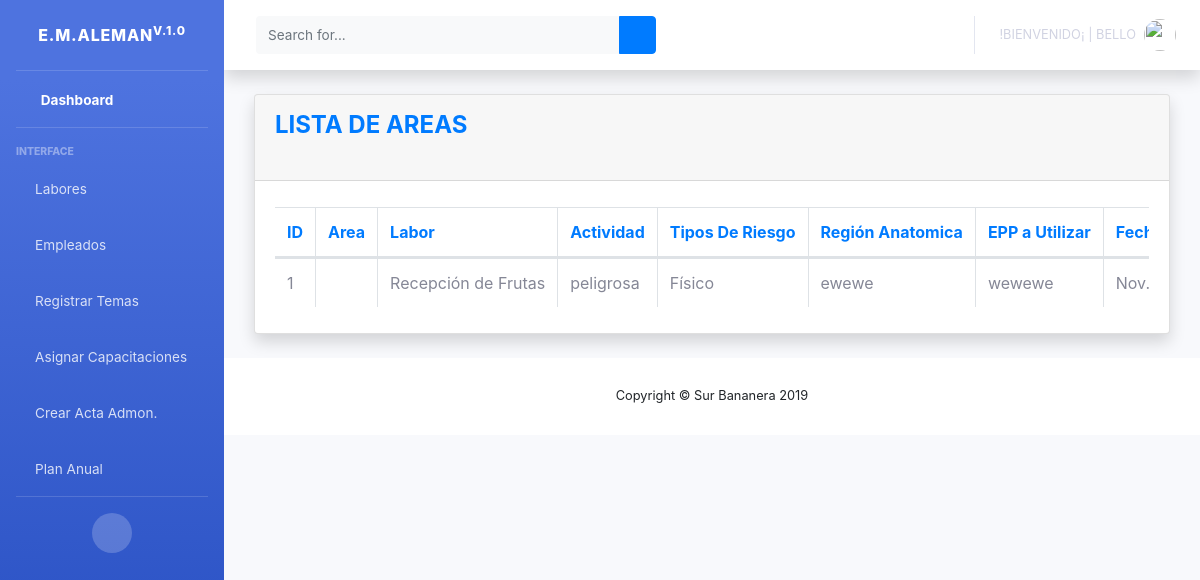
Page /bananera/listaAreas (signed in) on the committed database.
### surBananas/models.py (models this page shows, shortened)
class areas(models.Model):
    choice_riesgo ={('', 'Tipos de riesgo'),('Físico','Físico'),('Quimico','Quimico'), ('Físico y Quimico','Físico y Quimico')}
    puesto = models.CharField(max_length=100, blank=True, null=True)
    actividad = models.CharField(max_length=500, blank=True, null=True)
    tiposRiesgo = models.CharField(choices=choice_riesgo, default='', max_length=20, blank=True, null=True)
    regionAnatomica = models.CharField(max_length=200,blank=True, null=True)
    eppUtilizar = models.CharField(max_length=200,blank=True, null=True)
    status = models.BooleanField('Estado', default=True)
    created_at = models.DateTimeField(auto_now_add=True, blank=True, null=True)

### surBananas/views.py (the view)
# urls.py: path('listaAreas', login_required(views.ListaArea.as_view()), name = 'listaAreas'),
class ListaArea(ListView):
    model = areas
    template_name = 'areas.html'
    context_object_name = 'areas'
    queryset = areas.objects.filter(status=True)

### surBananas/templates/areas.html (shortened to what this page needs)
{% extends 'indexAdmin.html' %}
{% block contenido %}
    <div class="container-fluid">
        <div class="card shadow mb-4">
            <div class="card-header py-3">
                <h4 class="m-0 font-weight-bold text-primary">LISTA DE AREAS</h4><br>
            </div>
            <div class="card-body">
                <div class="table-responsive">
                    {% if areas %}
                        <table id="dataTable" class="table table-striped table-bordered nowrap dataTable table-hover" style="width:100%">
                            <thead class=" text-primary" >
                            <th>ID</th>
                            <th>Area</th>
                            <th>Labor</th>
                            <th>Actividad</th>
                            <th>Tipos De Riesgo</th>
                            <th>Región Anatomica</th>
                            <th>EPP a Utilizar</th>
                            <th>Fecha de Registro</th>
                            </thead>
                            <tbody id="demo-info">
                            {% for c in areas %}
                                <tr>
                                    <td> {{ c.id }} </td>
                                    <td> {{ c.fase}} </td>
                                    <td> {{ c.puesto}} </td>
                                    <td> {{ c.actividad }} </td>
                                    <td> {{ c.tiposRiesgo }} </td>
                                    <td> {{ c.regionAnatomica }} </td>
                                    <td> {{ c.eppUtilizar }} </td>
                                    <td> {{ c.created_at }} </td>
                                </tr>
                            {% endfor %}
                            </tbody>
                        </table>
                    {% else %}
                        <h1>NOT FOUND</h1>
                        </div>
                    {% endif %}
            </div>
        </div>
    </div>
    </html>
{% endblock contenido %}

### templates/indexAdmin.html (shortened to what this page needs)
{% load static %}
<!DOCTYPE html>
<html lang="en">
<head>
    <link href="{% static 'IndexAdmin/vendor/fontawesome-free/css/all.min.css' %}" rel="stylesheet" type="text/css">
    <link href="{% static 'IndexAdmin/css/sb-admin-2.min.css' %}" rel="stylesheet">
    <link href="{% static 'IndexAdmin/vendor/datatables/dataTables.bootstrap4.min.css' %}" rel="stylesheet">
    <link rel="stylesheet" href="https://cdnjs.cloudflare.com/ajax/libs/twitter-bootstrap/4.1.3/css/bootstrap.css">
    <link rel="stylesheet" href="https://cdn.datatables.net/1.10.20/css/dataTables.bootstrap4.min.css   ">
    <link rel="stylesheet" href="https://cdn.datatables.net/responsive/2.2.3/css/responsive.bootstrap.min.css">
    <link rel="stylesheet" href="https://cdnjs.cloudflare.com/ajax/libs/twitter-bootstrap/4.1.1/css/bootstrap.css">
	<link rel="stylesheet" href="https://cdn.datatables.net/1.10.19/css/dataTables.bootstrap4.min.css">
	<link rel="stylesheet" href="https://cdn.datatables.net/buttons/1.5.2/css/buttons.bootstrap4.min.css">
	<link rel="stylesheet" href="https://cdn.datatables.net/responsive/2.2.3/css/responsive.bootstrap4.min.css">
</head>
<body id="page-top">
<div id="wrapper">
    <ul class="navbar-nav bg-gradient-primary sidebar sidebar-dark accordion" id="accordionSidebar">
        <a class="sidebar-brand d-flex align-items-center justify-content-center" href="{% url 'home' %}">
            <div class="sidebar-brand-text mx-3">E.M.ALEMAN<sup>V.1.0</sup></div>
        </a>
        <hr class="sidebar-divider my-0">
        <li class="nav-item active">
            <a class="nav-link" href="{% url 'home' %}">
                <i class="fas fa-fw fa-tachometer-alt"></i>
                <span>Dashboard</span></a>
        </li>
        <hr class="sidebar-divider">
        <div class="sidebar-heading">
            Interface
        </div>
        <li class="nav-item">
            <a class="nav-link collapsed" href="#" data-toggle="collapse" data-target="#collapse4" aria-expanded="true" aria-controls="collapse4">
                <i class="fas fa-city"></i>
                    <span>Labores</span>
            </a>
        </li>
        <li class="nav-item">
            <a class="nav-link collapsed" href="#" data-toggle="collapse" data-target="#collapseTwo" aria-expanded="true" aria-controls="collapseTwo">
                <i class="fas fa-user-plus"></i>
                <span>Empleados</span>
            </a>
        </li>
         <li class="nav-item">
            <a class="nav-link collapsed" href="#" data-toggle="collapse" data-target="#collapseOne" aria-expanded="true" aria-controls="collapseOne">
                <i class="fas fa-chalkboard-teacher"></i>
                <span>Registrar Temas</span>
            </a>
        </li>
        <li class="nav-item">
            <a class="nav-link collapsed" href="#" data-toggle="collapse" data-target="#collapse3" aria-expanded="true" aria-controls="collapse3">
                <i class="fas fa-calendar-alt"></i>
                    <span>Asignar Capacitaciones</span>
            </a>
        </li>
        <li class="nav-item">
            <a class="nav-link collapsed" href="#" data-toggle="collapse" data-target="#acta" aria-expanded="true" aria-controls="collapse3">
                <i class="fas fa-calendar-alt"></i>
                    <span>Crear Acta Admon.</span>
            </a>
        </li>
        <li class="nav-item">
                <a class="nav-link collapsed" href="#" data-toggle="collapse" data-target="#collapse9" aria-expanded="true" aria-controls="collapse4">
                    <i class="fas fa-city"></i>
                        <span>Plan Anual</span>
                </a>
            </li>
        <hr class="sidebar-divider d-none d-md-block">
        <div class="text-center d-none d-md-inline">
            <button class="rounded-circle border-0" id="sidebarToggle"></button>
        </div>
    </ul>
    <div id="content-wrapper" class="d-flex flex-column">
        <div id="content">
            <nav class="navbar navbar-expand navbar-light bg-white topbar mb-4 static-top shadow">
                <form class="d-none d-sm-inline-block form-inline mr-auto ml-md-3 my-2 my-md-0 mw-100 navbar-search">
                    <div class="input-group">
                        <input type="text" class="form-control bg-light border-0 small" placeholder="Search for..." aria-label="Search" aria-describedby="basic-addon2">
                        <div class="input-group-append">
                            <button class="btn btn-primary" type="button">
                                <i class="fas fa-search fa-sm"></i>
                            </button>
                        </div>
                    </div>
                </form>
                <ul class="navbar-nav ml-auto">
                    <li class="nav-item dropdown no-arrow">
                        <a class="nav-link dropdown-toggle" href="#" id="userDropdown" role="button" data-toggle="dropdown" aria-haspopup="true" aria-expanded="false">
                            <span class="mr-2 d-none d-lg-inline text-blue-600 small" style="text-transform: uppercase;">!Bienvenido¡ | {{user}}</span>
                            <img class="img-profile rounded-circle" src="{% static 'IndexAdmin/img/equipo.png' %}">
                        </a>
                    </li>
                </ul>
            </nav>
            <div class="container-fluid">
                {% block contenido %}
            {% endblock contenido %}
        <footer class="sticky-footer bg-white">
            <div class="container my-auto">
                <div class="copyright text-center my-auto">
                    <span>Copyright &copy; Sur Bananera 2019</span>
                </div>
            </div>
        </footer>
</body>
</html>

### rows in the picture
areas: id "1", puesto "Recepción de Frutas", actividad "peligrosa", tiposRiesgo "Físico", regionAnatomica "ewewe", eppUtilizar "wewewe", created_at "Nov.…"

### other values in the picture
{{ user }} "BELLO"
